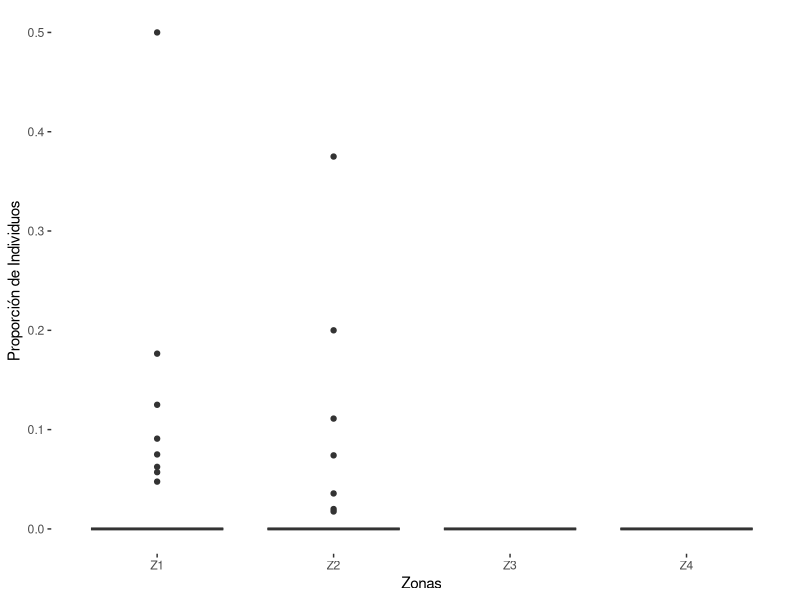
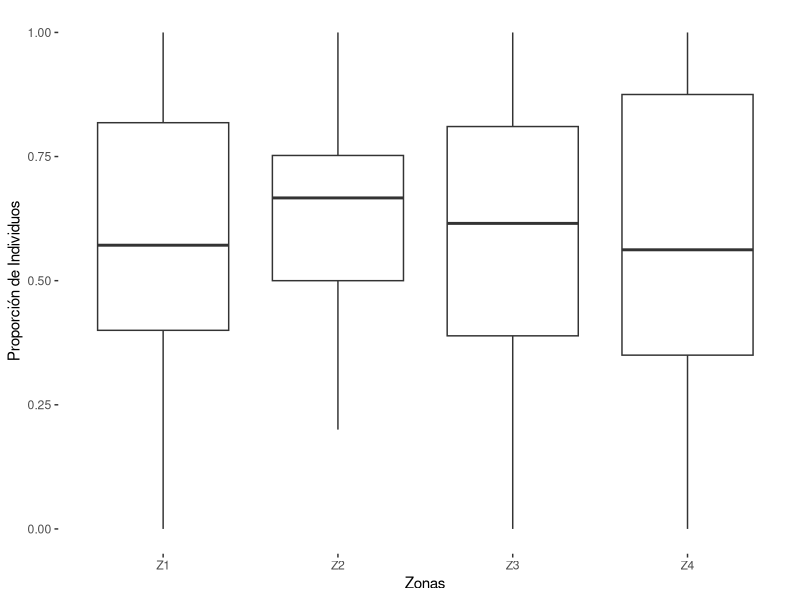
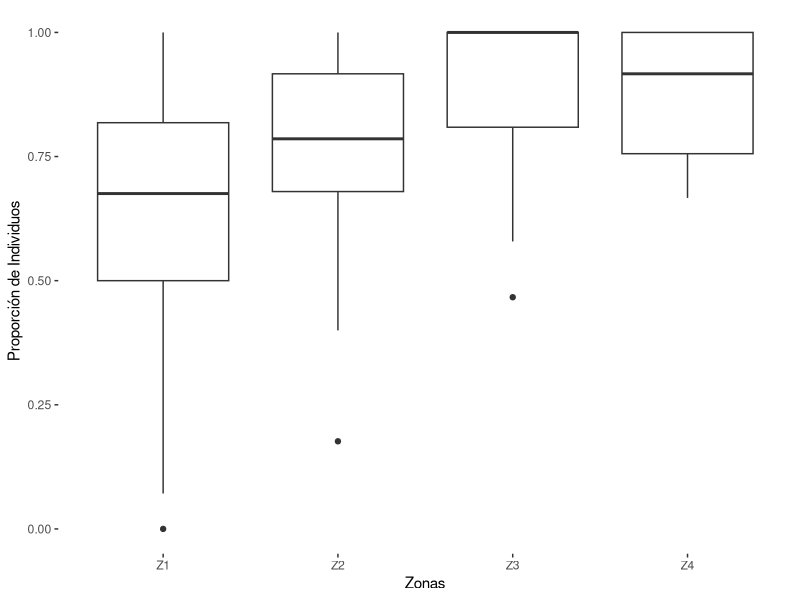
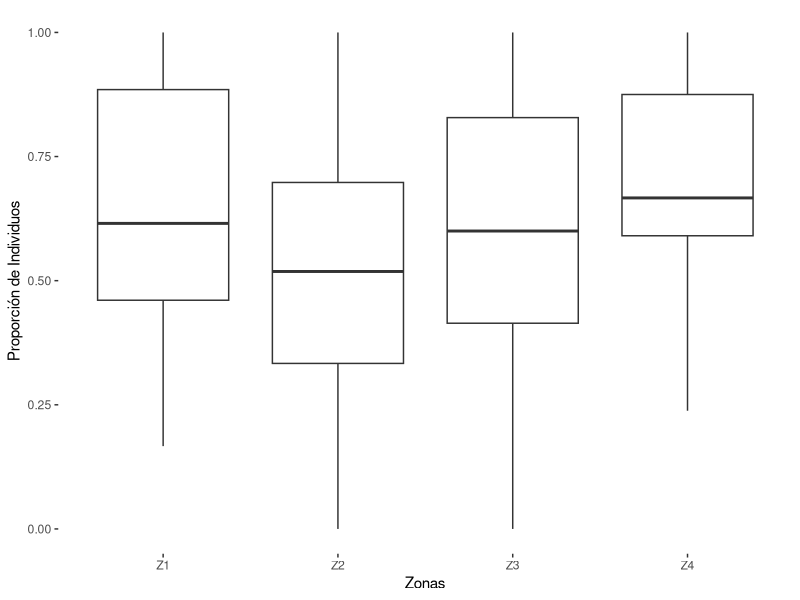
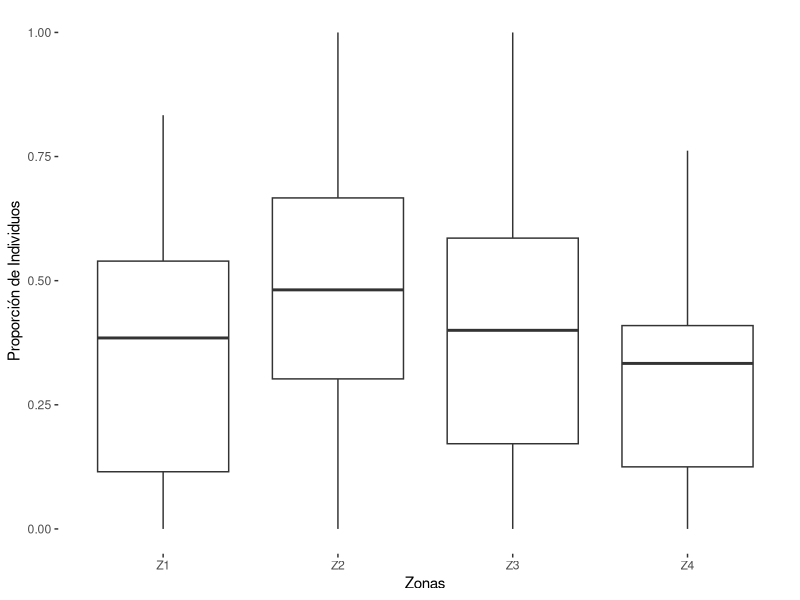
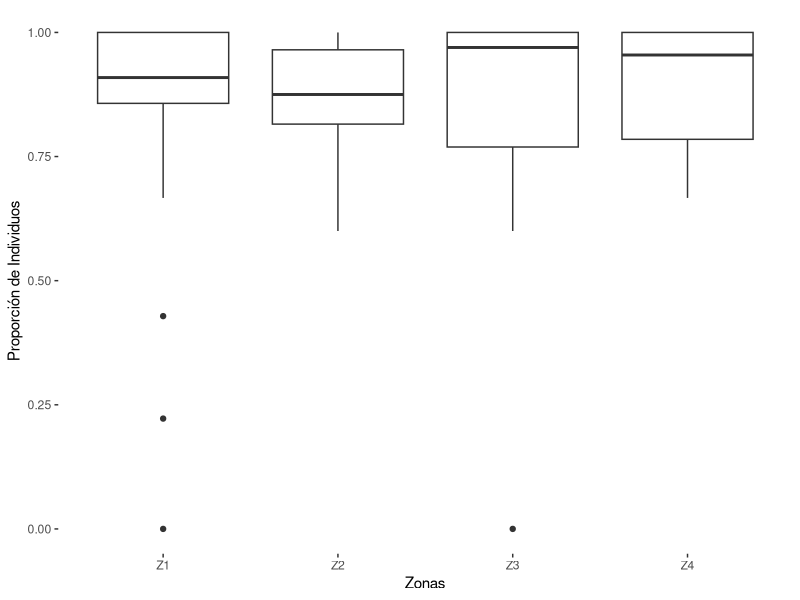
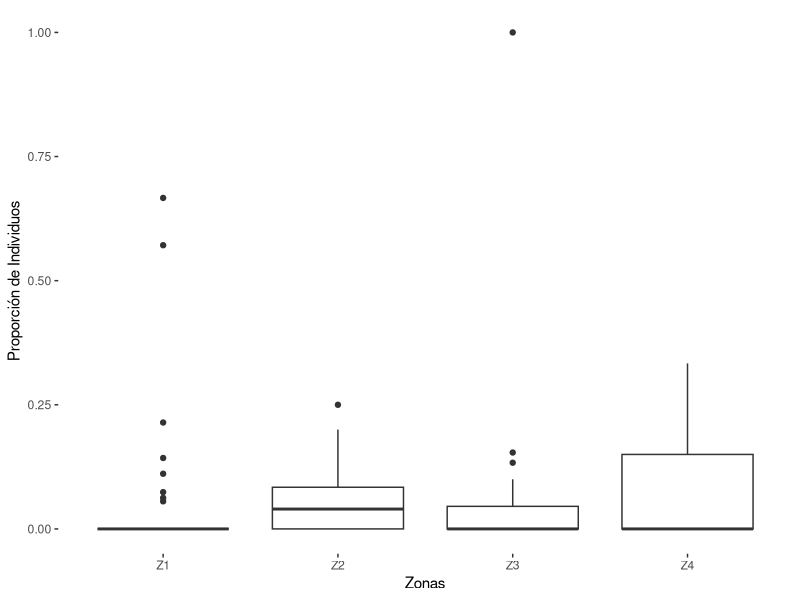
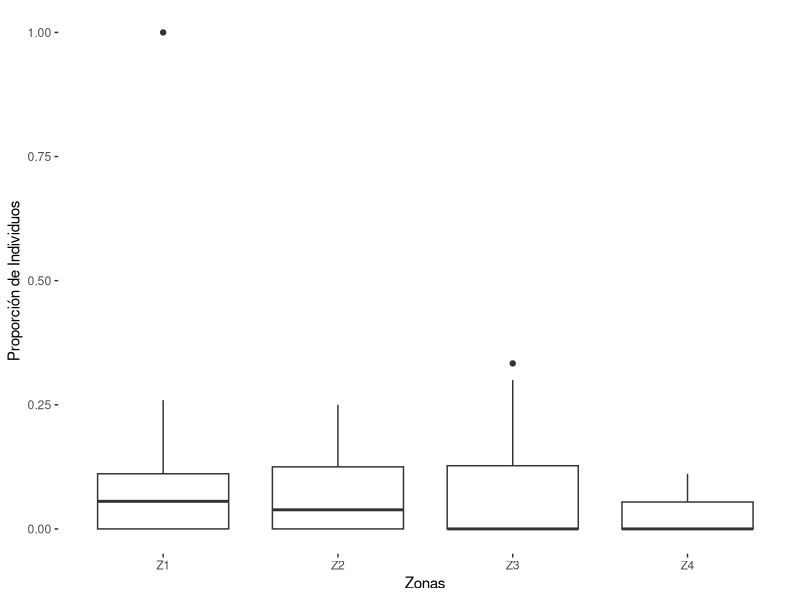

Reproduce these figures in R, in order.
####
######Modelo lineal generalizado mixto - GLMM Con distribucion Binomial############
###################################################################################

library(lme4)
library(car)
library(dplyr)
library(openxlsx)
library(ggplot2)
#Load Data set
rasgos<- read.xlsx("Rasgos.xlsx", rowNames = FALSE)

#separar tablas,poR QUE SI.
espinas<- select(rasgos,Forofito,Zona,SinEspinas,ConEspinas,TotalIndividuos2)
Clonalidad <- select(rasgos,Forofito,Zona,Rizoma,Estolon,SinClonalidad,TotalIndividuos3)
EstrategiaTomaNutrient <- select(rasgos,Forofito,Zona,Tanque,Ericoide,Orchidoide,AM,AMDSE,DSE,SinEstrategiaTomaNutrientes,TotalIndividuos4)
Dispersion <- select(rasgos,Forofito,Zona,Anemocoria,Endocoria,SinAyuda,TotalIndividuos5)
habito <- select(rasgos,Forofito,Zona,Hemiepifitas,Liananomadica,Epifita,TotalIndividuos6)
metabolismo<- rasgos[,1:5]


#proporciones.Crear variable nueva dentro de datos #revisar si esta entre 0-1
espinas$presprop <- espinas$ConEspinas/espinas$TotalIndividuos2

Clonalidad$presprop <- (Clonalidad$Rizoma + Clonalidad$Estolon)/Clonalidad$TotalIndividuos3 # Volver en variable binomial como presencia de estructura de clonalidad

EstrategiaTomaNutrient$presprop <- (EstrategiaTomaNutrient$Tanque + EstrategiaTomaNutrient$Ericoide +
                                      EstrategiaTomaNutrient$Orchidoide + EstrategiaTomaNutrient$AM + 
                                      EstrategiaTomaNutrient$AMDSE + EstrategiaTomaNutrient$DSE)/ EstrategiaTomaNutrient$TotalIndividuos4

Dispersion$Anemprop <- Dispersion$Anemocoria/ Dispersion$TotalIndividuos5 
Dispersion$zooprop <- Dispersion$Endocoria / Dispersion$TotalIndividuos5

habito$epifiprop <- habito$Epifita /habito$TotalIndividuos6
habito$hemiprop <- habito$Hemiepifitas / habito$TotalIndividuos6
habito$Lianaprop <- habito$Liananomadica / habito$TotalIndividuos6


metabolismo$camprop<- metabolismo$CAM/metabolismo$TotalIndividuos
metabolismo$c3prop <- metabolismo$C3 /metabolismo$TotalIndividuos

##GRAFICA EXPLORATORIA

ggplot(espinas, aes(x=Zona, y=presprop)) + 
  geom_boxplot()+ xlab("Zonas") + ylab("Proporción de Individuos")+
  theme(
    panel.background = element_rect(fill='transparent'),
    plot.background = element_rect(fill='transparent', color=NA),
    panel.grid.major = element_blank(),
    panel.grid.minor = element_blank(),
    legend.background = element_rect(fill='transparent'),
    legend.box.background = element_rect(fill='transparent')
  )

ggplot(Clonalidad, aes(x=Zona, y=presprop)) + 
  geom_boxplot() + xlab("Zonas") + ylab("Proporción de Individuos")+
  theme(
    panel.background = element_rect(fill='transparent'),
    plot.background = element_rect(fill='transparent', color=NA),
    panel.grid.major = element_blank(),
    panel.grid.minor = element_blank(),
    legend.background = element_rect(fill='transparent'),
    legend.box.background = element_rect(fill='transparent')
  )

ggplot(EstrategiaTomaNutrient, aes(x=Zona, y=presprop)) + 
  geom_boxplot()+ xlab("Zonas") + ylab("Proporción de Individuos")+
  theme(
    panel.background = element_rect(fill='transparent'),
    plot.background = element_rect(fill='transparent', color=NA),
    panel.grid.major = element_blank(),
    panel.grid.minor = element_blank(),
    legend.background = element_rect(fill='transparent'),
    legend.box.background = element_rect(fill='transparent')
  )

ggplot(Dispersion, aes(x=Zona, y=Anemprop)) + 
  geom_boxplot()+ xlab("Zonas") + ylab("Proporción de Individuos")+
  theme(
    panel.background = element_rect(fill='transparent'),
    plot.background = element_rect(fill='transparent', color=NA),
    panel.grid.major = element_blank(),
    panel.grid.minor = element_blank(),
    legend.background = element_rect(fill='transparent'),
    legend.box.background = element_rect(fill='transparent')
  )

ggplot(Dispersion, aes(x=Zona, y=zooprop)) + 
  geom_boxplot()+ xlab("Zonas") + ylab("Proporción de Individuos")+
  theme(
    panel.background = element_rect(fill='transparent'),
    plot.background = element_rect(fill='transparent', color=NA),
    panel.grid.major = element_blank(),
    panel.grid.minor = element_blank(),
    legend.background = element_rect(fill='transparent'),
    legend.box.background = element_rect(fill='transparent')
  )

ggplot(habito, aes(x=Zona, y=epifiprop)) + 
  geom_boxplot()+ xlab("Zonas") + ylab("Proporción de Individuos")+
  theme(
    panel.background = element_rect(fill='transparent'),
    plot.background = element_rect(fill='transparent', color=NA),
    panel.grid.major = element_blank(),
    panel.grid.minor = element_blank(),
    legend.background = element_rect(fill='transparent'),
    legend.box.background = element_rect(fill='transparent')
  )

ggplot(habito, aes(x=Zona, y=hemiprop)) + 
  geom_boxplot()+ xlab("Zonas") + ylab("Proporción de Individuos")+
  theme(
    panel.background = element_rect(fill='transparent'),
    plot.background = element_rect(fill='transparent', color=NA),
    panel.grid.major = element_blank(),
    panel.grid.minor = element_blank(),
    legend.background = element_rect(fill='transparent'),
    legend.box.background = element_rect(fill='transparent')
  )

ggplot(habito, aes(x=Zona, y=Lianaprop)) + 
  geom_boxplot()+ xlab("Zonas") + ylab("Proporción de Individuos")+
  theme(
    panel.background = element_rect(fill='transparent'),
    plot.background = element_rect(fill='transparent', color=NA),
    panel.grid.major = element_blank(),
    panel.grid.minor = element_blank(),
    legend.background = element_rect(fill='transparent'),
    legend.box.background = element_rect(fill='transparent')
  )

ggplot(metabolismo, aes(x=Zona, y=camprop)) + 
  geom_boxplot()+ xlab("Zonas") + ylab("Proporción de Individuos")+
  theme(
    panel.background = element_rect(fill='transparent'),
    plot.background = element_rect(fill='transparent', color=NA),
    panel.grid.major = element_blank(),
    panel.grid.minor = element_blank(),
    legend.background = element_rect(fill='transparent'),
    legend.box.background = element_rect(fill='transparent')
  )

ggplot(metabolismo, aes(x=Zona, y=c3prop)) + 
  geom_boxplot()+ xlab("Zonas") + ylab("Proporción de Individuos")+
  theme(
    panel.background = element_rect(fill='transparent'),
    plot.background = element_rect(fill='transparent', color=NA),
    panel.grid.major = element_blank(),
    panel.grid.minor = element_blank(),
    legend.background = element_rect(fill='transparent'),
    legend.box.background = element_rect(fill='transparent')
  )


#Modelos mixtso con intercepto aleatorio. No me interasa la pendiente, porque mi efecto fijo es categorico

glm.espinas1 <- glmer (presprop~Zona +(1|Forofito), family = binomial, data=espinas)
summary(glm.espinas1) #no contribuye incluir efecto aleatorio

#glm.clonalidad1 <- glmer (presprop~Zona +(1|Forofito), family = binomial, data=Clonalidad)
#summary(glm.espinas1) #no contribuye incluir efecto aleatorio

glm.nutrien1 <- glmer (presprop~Zona +(1|Forofito), family = binomial, data=EstrategiaTomaNutrient)
summary(glm.nutrien1) #no contribuye incluir efecto aleatorio

glm.Anem1 <- glmer (Anemprop~Zona +(1|Forofito), family = binomial, data=Dispersion)
summary(glm.Anem1) #no contribuye incluir efecto aleatorio

glm.zoo1 <- glmer (zooprop~Zona +(1|Forofito), family = binomial, data=Dispersion)
summary(glm.zoo1) #no contribuye incluir efecto aleatorio MAS O MENOS

glm.epifi1 <- glmer (epifiprop~Zona +(1|Forofito), family = binomial, data=habito)
summary(glm.epifi1) #no contribuye incluir efecto aleatorio

glm.hemi1 <- glmer (hemiprop~Zona +(1|Forofito), family = binomial, data=habito)
summary(glm.hemi1) #no contribuye incluir efecto aleatorio

glm.Lian1 <- glmer (Lianaprop~Zona +(1|Forofito), family = binomial, data=habito)
summary(glm.Lian1) #no contribuye incluir efecto aleatorio

glm.cam1<- glmer(camprop~Zona + (1|Forofito), family=binomial, data=metabolismo)
glm.cam1
summary(glm.cam1)  #No contribuye incluir forofito

glm.c31<- glmer(c3prop~Zona + (1|Forofito), family=binomial, data=metabolismo)
glm.c31  #No incluir forofito




#pRUEBA MAS ADECAUADA POR QEU ES COMPARACION DE MODELOS CON MV. Para significance de X (zonas)
library(car)
Anova(glm.cam1, test="Chisq")# ANOVA
Anova(glm.cam1)

#Sobredispersión # de veces (+ veces) en que la variabilidad de los datos se puede explciar por el modelo 
#la variablidad de los datos es 4 veces mayor que la variabilidad que puede predecir el modelo. Hay sobre dispercion

deviance(glm.cam1)/df.residual(glm.cam1)
#CONCLUSION: usar binomial No mixta...VER Script "binomialXzonaxrasgos"
